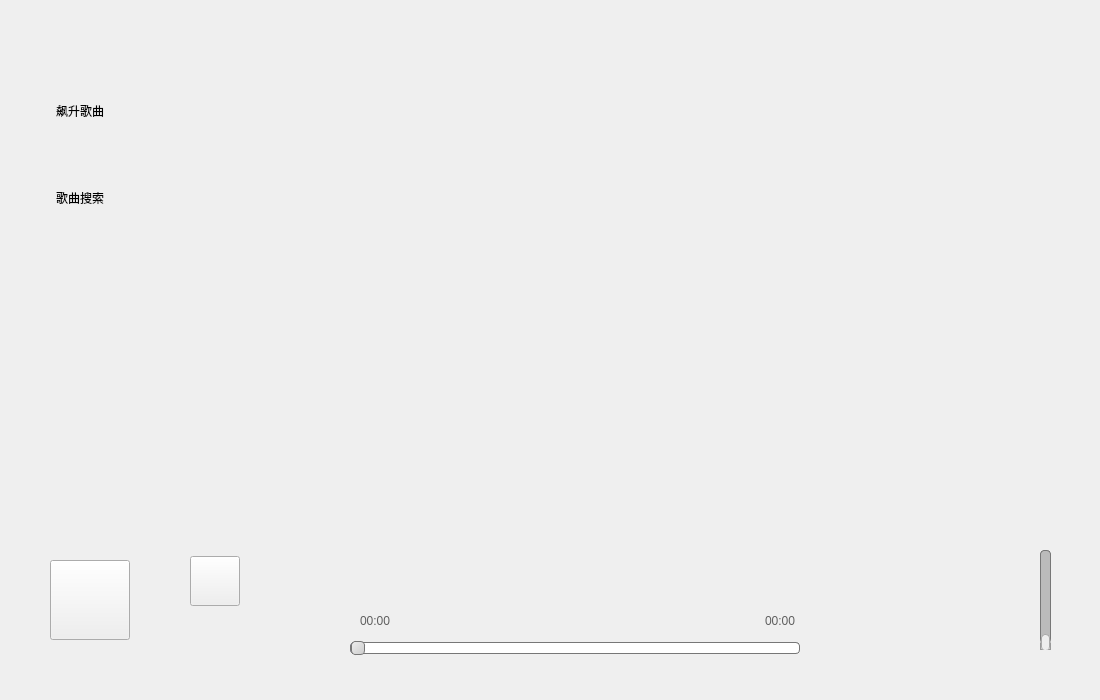
<?xml version="1.0" encoding="UTF-8"?>
<ui version="4.0">
 <class>Widget</class>
 <widget class="QWidget" name="Widget">
  <property name="geometry">
   <rect>
    <x>0</x>
    <y>0</y>
    <width>1100</width>
    <height>700</height>
   </rect>
  </property>
  <property name="minimumSize">
   <size>
    <width>1100</width>
    <height>700</height>
   </size>
  </property>
  <property name="maximumSize">
   <size>
    <width>1100</width>
    <height>700</height>
   </size>
  </property>
  <property name="windowTitle">
   <string>Widget</string>
  </property>
  <property name="styleSheet">
   <string notr="true"/>
  </property>
  <widget class="QPushButton" name="pushButton_8">
   <property name="geometry">
    <rect>
     <x>1050</x>
     <y>0</y>
     <width>50</width>
     <height>50</height>
    </rect>
   </property>
   <property name="minimumSize">
    <size>
     <width>50</width>
     <height>50</height>
    </size>
   </property>
   <property name="maximumSize">
    <size>
     <width>50</width>
     <height>50</height>
    </size>
   </property>
   <property name="toolTip">
    <string>&lt;html&gt;&lt;head/&gt;&lt;body&gt;&lt;p&gt;关闭&lt;/p&gt;&lt;/body&gt;&lt;/html&gt;</string>
   </property>
   <property name="styleSheet">
    <string notr="true">QPushButton:hover{
	
	
	image: url(:/close1);
}
*{
boder::none;
	image: url(:/close);
}

</string>
   </property>
   <property name="text">
    <string/>
   </property>
   <property name="flat">
    <bool>true</bool>
   </property>
  </widget>
  <widget class="QLabel" name="GIFlabel">
   <property name="geometry">
    <rect>
     <x>30</x>
     <y>340</y>
     <width>201</width>
     <height>201</height>
    </rect>
   </property>
   <property name="maximumSize">
    <size>
     <width>300</width>
     <height>300</height>
    </size>
   </property>
   <property name="text">
    <string/>
   </property>
  </widget>
  <widget class="QStackedWidget" name="stackedWidget">
   <property name="geometry">
    <rect>
     <x>140</x>
     <y>30</y>
     <width>941</width>
     <height>521</height>
    </rect>
   </property>
   <property name="currentIndex">
    <number>2</number>
   </property>
   <widget class="QWidget" name="page">
    <widget class="QTableWidget" name="tableWidget">
     <property name="geometry">
      <rect>
       <x>20</x>
       <y>60</y>
       <width>901</width>
       <height>461</height>
      </rect>
     </property>
     <property name="styleSheet">
      <string notr="true">QTableView{
	background:transparent;
	border:1px solid A7 A7 A7;
	border-radius:10px;
	font-size:20px;
	font-family:'黑体';
}
 QTableWidget QTableCornerButton::section{
	background:transparent;
}
 QHeaderView{
background:transparent;
	border-radius:10px;
	height:35;
	font-size:20px;
	font-family:'黑体'
}
QHeaderView::section{
background:transparent;
	padding:5px 10px 5px 10px;
	border-radius:10px
}

</string>
     </property>
     <column>
      <property name="text">
       <string/>
      </property>
     </column>
     <column>
      <property name="text">
       <string>歌名</string>
      </property>
     </column>
     <column>
      <property name="text">
       <string>歌手</string>
      </property>
      <property name="font">
       <font>
        <pointsize>8</pointsize>
       </font>
      </property>
      <property name="background">
       <color>
        <red>104</red>
        <green>104</green>
        <blue>104</blue>
       </color>
      </property>
     </column>
     <column>
      <property name="text">
       <string>时长</string>
      </property>
      <property name="font">
       <font>
        <pointsize>8</pointsize>
       </font>
      </property>
      <property name="background">
       <color>
        <red>117</red>
        <green>117</green>
        <blue>117</blue>
       </color>
      </property>
     </column>
     <column>
      <property name="text">
       <string/>
      </property>
     </column>
    </widget>
    <widget class="QWidget" name="horizontalLayoutWidget">
     <property name="geometry">
      <rect>
       <x>19</x>
       <y>0</y>
       <width>541</width>
       <height>51</height>
      </rect>
     </property>
     <layout class="QHBoxLayout" name="horizontalLayout_3">
      <item>
       <spacer name="horizontalSpacer_2">
        <property name="orientation">
         <enum>Qt::Horizontal</enum>
        </property>
        <property name="sizeHint" stdset="0">
         <size>
          <width>40</width>
          <height>20</height>
         </size>
        </property>
       </spacer>
      </item>
      <item>
       <widget class="QLineEdit" name="lineEdit">
        <property name="minimumSize">
         <size>
          <width>0</width>
          <height>30</height>
         </size>
        </property>
        <property name="maximumSize">
         <size>
          <width>16777215</width>
          <height>30</height>
         </size>
        </property>
        <property name="styleSheet">
         <string notr="true">QLineEdit{
border-width:1px;
border-radius:4px;
font-size:12px;
color:black;
border:1px solid gray;
padding-right: 100px;
}

 QLineEdit:hover{
border-width:1px;
border-radius:4px;
font-size:12px;
color:black;
border:1px solid rgb(70,200,50);

}

</string>
        </property>
       </widget>
      </item>
      <item>
       <widget class="QPushButton" name="search">
        <property name="minimumSize">
         <size>
          <width>40</width>
          <height>40</height>
         </size>
        </property>
        <property name="maximumSize">
         <size>
          <width>40</width>
          <height>40</height>
         </size>
        </property>
        <property name="styleSheet">
         <string notr="true">
/**正常情况下样式**/
QPushButton{
	font: 16pt &quot;华文琥珀&quot;;
    color: #2f3640;
    border-color: #2f3640;
    border-radius: 15px;

    padding: 5px;
	image: url(:/image_/search.png);
}

/**鼠标停留在按钮上的样式**/
QPushButton::hover{	
    color: #FFFFFF;
    background-color: #718093;
    border-color: #2f3640;
}

/**鼠标按压下去的样式**/
QPushButton::pressed,QPushButton::checked{
    color: #FFFFFF;
    background-color: qlineargradient(spread:pad, x1:0, y1:0, x2:0, y2:1, stop:0 #273c75, stop:1 #487eb0);
}

/**按钮失能情况下样式**/
QPushButton::disabled{
    color: #FFFFFF;
    background-color: #dcdde1;
    border-color: #dcdde1;
}
</string>
        </property>
        <property name="text">
         <string/>
        </property>
       </widget>
      </item>
      <item>
       <spacer name="horizontalSpacer_3">
        <property name="orientation">
         <enum>Qt::Horizontal</enum>
        </property>
        <property name="sizeHint" stdset="0">
         <size>
          <width>40</width>
          <height>20</height>
         </size>
        </property>
       </spacer>
      </item>
     </layout>
    </widget>
    <widget class="QLabel" name="wavelabel">
     <property name="geometry">
      <rect>
       <x>80</x>
       <y>260</y>
       <width>551</width>
       <height>231</height>
      </rect>
     </property>
     <property name="text">
      <string/>
     </property>
    </widget>
    <zorder>wavelabel</zorder>
    <zorder>tableWidget</zorder>
    <zorder>horizontalLayoutWidget</zorder>
   </widget>
   <widget class="QWidget" name="page_2">
    <widget class="QListWidget" name="listWidget">
     <property name="geometry">
      <rect>
       <x>160</x>
       <y>40</y>
       <width>681</width>
       <height>371</height>
      </rect>
     </property>
     <property name="styleSheet">
      <string notr="true">QListWidget{
	background:transparent;border:1px
}

QListWidget::item{
	padding-top:24px;
	color:rgba(121,112,52,1);
   	margin-left:40px;
}
QListWidget::item:hover{
	background-color:transparent;
	border-bottom:1px solid rgb(121,112,52);
}
QListWidget::item:selected
{
    border-bottom:1px solid rgb(121,112,52);
    padding:0px;
    margin:0px;
    color:red;
}
QListWidget::item:selected:!active
{
    border-width:0px;
}
*{
	
	font: 700 12pt &quot;Microsoft YaHei UI&quot;;
}

QScrollBar:vertical {
    background-color: #F0F0F0;
    width: 15px;
}

QScrollBar::handle:vertical {
    background-color: #C0C0C0;
    min-height: 20px;
}

QScrollBar::add-line:vertical, QScrollBar::sub-line:vertical {
    border: none;
    background: none;
}


</string>
     </property>
    </widget>
   </widget>
   <widget class="QWidget" name="page_3">
    <widget class="QLabel" name="textlabel1">
     <property name="geometry">
      <rect>
       <x>90</x>
       <y>70</y>
       <width>851</width>
       <height>61</height>
      </rect>
     </property>
     <property name="styleSheet">
      <string notr="true">color: rgb(0, 85, 0);</string>
     </property>
     <property name="text">
      <string/>
     </property>
    </widget>
    <widget class="QLabel" name="textlabel2">
     <property name="geometry">
      <rect>
       <x>10</x>
       <y>190</y>
       <width>901</width>
       <height>61</height>
      </rect>
     </property>
     <property name="styleSheet">
      <string notr="true">color: rgb(85, 255, 0);
</string>
     </property>
     <property name="text">
      <string/>
     </property>
    </widget>
    <widget class="QLabel" name="textlabel3">
     <property name="geometry">
      <rect>
       <x>100</x>
       <y>280</y>
       <width>651</width>
       <height>61</height>
      </rect>
     </property>
     <property name="styleSheet">
      <string notr="true">color: rgb(0, 85, 0);</string>
     </property>
     <property name="text">
      <string/>
     </property>
    </widget>
    <zorder>textlabel2</zorder>
    <zorder>textlabel1</zorder>
    <zorder>textlabel3</zorder>
   </widget>
   <widget class="QWidget" name="page_4">
    <widget class="QLabel" name="Soaring_cover">
     <property name="geometry">
      <rect>
       <x>340</x>
       <y>40</y>
       <width>250</width>
       <height>250</height>
      </rect>
     </property>
     <property name="minimumSize">
      <size>
       <width>250</width>
       <height>250</height>
      </size>
     </property>
     <property name="maximumSize">
      <size>
       <width>250</width>
       <height>250</height>
      </size>
     </property>
     <property name="text">
      <string/>
     </property>
    </widget>
    <widget class="label_scroll" name="Soaring_song_name">
     <property name="geometry">
      <rect>
       <x>370</x>
       <y>370</y>
       <width>241</width>
       <height>51</height>
      </rect>
     </property>
     <property name="styleSheet">
      <string notr="true">font: 700 18pt &quot;Microsoft YaHei UI&quot;;</string>
     </property>
     <property name="text">
      <string>songName</string>
     </property>
    </widget>
    <widget class="QPushButton" name="fresh">
     <property name="geometry">
      <rect>
       <x>60</x>
       <y>20</y>
       <width>61</width>
       <height>41</height>
      </rect>
     </property>
     <property name="styleSheet">
      <string notr="true">image: url(:/image_/redo.png);</string>
     </property>
     <property name="text">
      <string/>
     </property>
     <property name="flat">
      <bool>true</bool>
     </property>
    </widget>
    <widget class="QLabel" name="Soaring_cover_2">
     <property name="geometry">
      <rect>
       <x>540</x>
       <y>90</y>
       <width>250</width>
       <height>250</height>
      </rect>
     </property>
     <property name="minimumSize">
      <size>
       <width>250</width>
       <height>250</height>
      </size>
     </property>
     <property name="maximumSize">
      <size>
       <width>250</width>
       <height>250</height>
      </size>
     </property>
     <property name="text">
      <string/>
     </property>
    </widget>
    <widget class="QLabel" name="Soaring_cover_1">
     <property name="geometry">
      <rect>
       <x>120</x>
       <y>90</y>
       <width>250</width>
       <height>250</height>
      </rect>
     </property>
     <property name="minimumSize">
      <size>
       <width>250</width>
       <height>250</height>
      </size>
     </property>
     <property name="maximumSize">
      <size>
       <width>250</width>
       <height>250</height>
      </size>
     </property>
     <property name="text">
      <string/>
     </property>
    </widget>
    <widget class="QPushButton" name="star">
     <property name="geometry">
      <rect>
       <x>350</x>
       <y>227</y>
       <width>41</width>
       <height>41</height>
      </rect>
     </property>
     <property name="styleSheet">
      <string notr="true">image: url(:/pause);</string>
     </property>
     <property name="text">
      <string/>
     </property>
     <property name="flat">
      <bool>true</bool>
     </property>
    </widget>
    <zorder>Soaring_song_name</zorder>
    <zorder>fresh</zorder>
    <zorder>Soaring_cover_2</zorder>
    <zorder>Soaring_cover_1</zorder>
    <zorder>Soaring_cover</zorder>
    <zorder>star</zorder>
   </widget>
  </widget>
  <widget class="QSlider" name="volumeSlider">
   <property name="enabled">
    <bool>true</bool>
   </property>
   <property name="geometry">
    <rect>
     <x>1040</x>
     <y>550</y>
     <width>11</width>
     <height>100</height>
    </rect>
   </property>
   <property name="minimumSize">
    <size>
     <width>0</width>
     <height>100</height>
    </size>
   </property>
   <property name="maximumSize">
    <size>
     <width>16777215</width>
     <height>100</height>
    </size>
   </property>
   <property name="styleSheet">
    <string notr="true">QSlider::groove:vertiacl {
    border: 1px solid #bbb;
    background: white;
    border-radius: 4px;
}

QSlider::sub-page:vertiacl {
    background: qlineargradient(x1: 0, y1: 0, x2: 0, y2: 1, stop: 0 #66e, stop: 1 #bbf);
    
    border: 1px solid #777;
    height: 10px;
    border-radius: 4px;
}

QSlider::add-page:vertiacl {
    background: #fff;
    border: 1px solid #777;
    height: 15px;
    border-radius: 4px;
}

QSlider::handle:vertiacl {
    background: qlineargradient(x1:0, y1:0, x2:1, y2:1, stop:0 #eee, stop:1 #ccc);
    border: 1px solid #777;
    height: 15px;
    margin-top: -2px;
    margin-bottom: -2px;
    border-radius: 4px;
}

QSlider::handle:vertiacl:hover {
    background: qlineargradient(x1:0, y1:0, x2:1, y2:1, stop:0 #fff, stop:1 #ddd);
    border: 1px solid #444;
    border-radius: 4px;
}

QSlider::sub-page:vertiacl:disabled {
    background: #bbb;
}

QSlider::add-page:vertiacl:disabled {
    background: #eee;
    border-color: #999;
}

QSlider::handle:vertiacl:disabled {
    background: #eee;
    border: 1px solid #aaa;
    border-radius: 4px;
}
</string>
   </property>
   <property name="orientation">
    <enum>Qt::Vertical</enum>
   </property>
  </widget>
  <widget class="QWidget" name="widget" native="true">
   <property name="geometry">
    <rect>
     <x>190</x>
     <y>550</y>
     <width>787</width>
     <height>62</height>
    </rect>
   </property>
   <property name="styleSheet">
    <string notr="true"/>
   </property>
   <layout class="QHBoxLayout" name="horizontalLayout">
    <item>
     <widget class="QPushButton" name="pushButton_9">
      <property name="minimumSize">
       <size>
        <width>50</width>
        <height>50</height>
       </size>
      </property>
      <property name="maximumSize">
       <size>
        <width>50</width>
        <height>50</height>
       </size>
      </property>
      <property name="styleSheet">
       <string notr="true">QPushButton:hover{
		
	border-image: url(:/image_/music-rhythm (1).png);
}
*{border-image: url(:/image_/music-rhythm.png);}</string>
      </property>
      <property name="text">
       <string/>
      </property>
     </widget>
    </item>
    <item>
     <spacer name="horizontalSpacer_7">
      <property name="orientation">
       <enum>Qt::Horizontal</enum>
      </property>
      <property name="sizeHint" stdset="0">
       <size>
        <width>40</width>
        <height>20</height>
       </size>
      </property>
     </spacer>
    </item>
    <item>
     <widget class="QPushButton" name="pushButton">
      <property name="minimumSize">
       <size>
        <width>50</width>
        <height>50</height>
       </size>
      </property>
      <property name="maximumSize">
       <size>
        <width>50</width>
        <height>50</height>
       </size>
      </property>
      <property name="toolTip">
       <string>&lt;html&gt;&lt;head/&gt;&lt;body&gt;&lt;p&gt;添加文件&lt;/p&gt;&lt;/body&gt;&lt;/html&gt;</string>
      </property>
      <property name="styleSheet">
       <string notr="true">QPushButton:hover{
	background: transparent;

	image: url(:/image_/audio-file (1).png);
}
*{
background: transparent;
	image: url(:/image_/audio-file.png);
}
</string>
      </property>
      <property name="text">
       <string/>
      </property>
      <property name="flat">
       <bool>true</bool>
      </property>
     </widget>
    </item>
    <item>
     <widget class="QPushButton" name="pushButton_7">
      <property name="minimumSize">
       <size>
        <width>50</width>
        <height>50</height>
       </size>
      </property>
      <property name="maximumSize">
       <size>
        <width>50</width>
        <height>50</height>
       </size>
      </property>
      <property name="styleSheet">
       <string notr="true">color: rgb(0, 255, 0);
image: url(:/image_/play-order.png);</string>
      </property>
      <property name="text">
       <string/>
      </property>
      <property name="flat">
       <bool>true</bool>
      </property>
     </widget>
    </item>
    <item>
     <spacer name="horizontalSpacer_5">
      <property name="orientation">
       <enum>Qt::Horizontal</enum>
      </property>
      <property name="sizeHint" stdset="0">
       <size>
        <width>40</width>
        <height>20</height>
       </size>
      </property>
     </spacer>
    </item>
    <item>
     <widget class="QPushButton" name="pushButton_11">
      <property name="minimumSize">
       <size>
        <width>50</width>
        <height>50</height>
       </size>
      </property>
      <property name="maximumSize">
       <size>
        <width>50</width>
        <height>50</height>
       </size>
      </property>
      <property name="toolTip">
       <string>&lt;html&gt;&lt;head/&gt;&lt;body&gt;&lt;p&gt;上一首&lt;/p&gt;&lt;/body&gt;&lt;/html&gt;</string>
      </property>
      <property name="styleSheet">
       <string notr="true">QPushButton:hover{
	
	
	
	image: url(:/image_/left (1).png);
}
*{
	image: url(:/image_/left (2).png);
}</string>
      </property>
      <property name="text">
       <string/>
      </property>
      <property name="flat">
       <bool>true</bool>
      </property>
     </widget>
    </item>
    <item>
     <widget class="QPushButton" name="pushButton_2">
      <property name="minimumSize">
       <size>
        <width>50</width>
        <height>50</height>
       </size>
      </property>
      <property name="maximumSize">
       <size>
        <width>50</width>
        <height>50</height>
       </size>
      </property>
      <property name="toolTip">
       <string>&lt;html&gt;&lt;head/&gt;&lt;body&gt;&lt;p&gt;暂停/播放&lt;/p&gt;&lt;/body&gt;&lt;/html&gt;</string>
      </property>
      <property name="styleSheet">
       <string notr="true">
QPushButton:hover{
	
	image: url(:/image_/pause1.png);
}
*{
	image: url(:/pause);
background: transparent
}
</string>
      </property>
      <property name="text">
       <string/>
      </property>
      <property name="flat">
       <bool>true</bool>
      </property>
     </widget>
    </item>
    <item>
     <widget class="QPushButton" name="pushButton_5">
      <property name="minimumSize">
       <size>
        <width>50</width>
        <height>50</height>
       </size>
      </property>
      <property name="maximumSize">
       <size>
        <width>50</width>
        <height>50</height>
       </size>
      </property>
      <property name="toolTip">
       <string>&lt;html&gt;&lt;head/&gt;&lt;body&gt;&lt;p&gt;下一首&lt;/p&gt;&lt;/body&gt;&lt;/html&gt;</string>
      </property>
      <property name="styleSheet">
       <string notr="true">QPushButton:hover{
	
	image: url(:/image_/right (1).png);
}
*{
	image: url(:/image_/right (2).png);
}</string>
      </property>
      <property name="text">
       <string/>
      </property>
      <property name="flat">
       <bool>true</bool>
      </property>
     </widget>
    </item>
    <item>
     <spacer name="horizontalSpacer_4">
      <property name="orientation">
       <enum>Qt::Horizontal</enum>
      </property>
      <property name="sizeHint" stdset="0">
       <size>
        <width>40</width>
        <height>20</height>
       </size>
      </property>
     </spacer>
    </item>
    <item>
     <widget class="QPushButton" name="pushButton_3">
      <property name="minimumSize">
       <size>
        <width>50</width>
        <height>50</height>
       </size>
      </property>
      <property name="maximumSize">
       <size>
        <width>50</width>
        <height>50</height>
       </size>
      </property>
      <property name="toolTip">
       <string/>
      </property>
      <property name="styleSheet">
       <string notr="true">QPushButton:hover{
	
	image: url(:/image_/_volume-notice (1).png);
}
*{
image: url(:/sound);

}</string>
      </property>
      <property name="text">
       <string/>
      </property>
      <property name="flat">
       <bool>true</bool>
      </property>
     </widget>
    </item>
    <item>
     <widget class="QPushButton" name="pushButton_6">
      <property name="minimumSize">
       <size>
        <width>50</width>
        <height>50</height>
       </size>
      </property>
      <property name="maximumSize">
       <size>
        <width>50</width>
        <height>50</height>
       </size>
      </property>
      <property name="toolTip">
       <string>&lt;html&gt;&lt;head/&gt;&lt;body&gt;&lt;p&gt;音量&lt;/p&gt;&lt;/body&gt;&lt;/html&gt;</string>
      </property>
      <property name="whatsThis">
       <string>&lt;html&gt;&lt;head/&gt;&lt;body&gt;&lt;p&gt;音量&lt;/p&gt;&lt;/body&gt;&lt;/html&gt;</string>
      </property>
      <property name="styleSheet">
       <string notr="true">QPushButton:hover{
		
	image: url(:/image_/speaker-one (1).png);
}
*{
image: url(:/image_/speaker-one.png);
}</string>
      </property>
      <property name="text">
       <string/>
      </property>
      <property name="flat">
       <bool>true</bool>
      </property>
     </widget>
    </item>
    <item>
     <spacer name="horizontalSpacer_6">
      <property name="orientation">
       <enum>Qt::Horizontal</enum>
      </property>
      <property name="sizeHint" stdset="0">
       <size>
        <width>40</width>
        <height>20</height>
       </size>
      </property>
     </spacer>
    </item>
    <item>
     <widget class="QPushButton" name="List_of_lyrics">
      <property name="minimumSize">
       <size>
        <width>50</width>
        <height>50</height>
       </size>
      </property>
      <property name="maximumSize">
       <size>
        <width>50</width>
        <height>50</height>
       </size>
      </property>
      <property name="whatsThis">
       <string>&lt;html&gt;&lt;head/&gt;&lt;body&gt;&lt;p&gt;歌词列表&lt;/p&gt;&lt;/body&gt;&lt;/html&gt;</string>
      </property>
      <property name="styleSheet">
       <string notr="true">
QPushButton:hover{
	image: url(:/image_/music-list (1).png);
}
*{
	image: url(:/image_/music-list.png);

}</string>
      </property>
      <property name="text">
       <string/>
      </property>
      <property name="flat">
       <bool>true</bool>
      </property>
     </widget>
    </item>
   </layout>
   <zorder>pushButton</zorder>
   <zorder>pushButton_2</zorder>
   <zorder>pushButton_5</zorder>
   <zorder>pushButton_3</zorder>
   <zorder>pushButton_11</zorder>
   <zorder>pushButton_6</zorder>
   <zorder>pushButton_7</zorder>
   <zorder>pushButton_9</zorder>
   <zorder>List_of_lyrics</zorder>
   <zorder>horizontalSpacer_4</zorder>
   <zorder>horizontalSpacer_5</zorder>
   <zorder>horizontalSpacer_6</zorder>
   <zorder>horizontalSpacer_7</zorder>
  </widget>
  <widget class="QWidget" name="layoutWidget">
   <property name="geometry">
    <rect>
     <x>360</x>
     <y>610</y>
     <width>440</width>
     <height>22</height>
    </rect>
   </property>
   <layout class="QHBoxLayout" name="horizontalLayout_2">
    <item>
     <widget class="QLabel" name="currenttime">
      <property name="minimumSize">
       <size>
        <width>35</width>
        <height>0</height>
       </size>
      </property>
      <property name="maximumSize">
       <size>
        <width>35</width>
        <height>16777215</height>
       </size>
      </property>
      <property name="styleSheet">
       <string notr="true">color: rgb(95, 95, 95);</string>
      </property>
      <property name="text">
       <string>00:00</string>
      </property>
     </widget>
    </item>
    <item>
     <spacer name="horizontalSpacer">
      <property name="orientation">
       <enum>Qt::Horizontal</enum>
      </property>
      <property name="sizeType">
       <enum>QSizePolicy::Expanding</enum>
      </property>
      <property name="sizeHint" stdset="0">
       <size>
        <width>300</width>
        <height>20</height>
       </size>
      </property>
     </spacer>
    </item>
    <item>
     <widget class="QLabel" name="totaltime">
      <property name="minimumSize">
       <size>
        <width>35</width>
        <height>0</height>
       </size>
      </property>
      <property name="maximumSize">
       <size>
        <width>35</width>
        <height>16777215</height>
       </size>
      </property>
      <property name="styleSheet">
       <string notr="true">color: rgb(95, 95, 95);</string>
      </property>
      <property name="text">
       <string>00:00</string>
      </property>
     </widget>
    </item>
   </layout>
  </widget>
  <widget class="QSlider" name="currentSlider">
   <property name="geometry">
    <rect>
     <x>350</x>
     <y>640</y>
     <width>450</width>
     <height>16</height>
    </rect>
   </property>
   <property name="minimumSize">
    <size>
     <width>450</width>
     <height>0</height>
    </size>
   </property>
   <property name="maximumSize">
    <size>
     <width>450</width>
     <height>16777215</height>
    </size>
   </property>
   <property name="styleSheet">
    <string notr="true">QSlider::groove:horizontal {
    border: 1px solid #bbb;
    background: white;
    height: 10px;
    border-radius: 4px;
}

QSlider::sub-page:horizontal {
    background: qlineargradient(x1: 0, y1: 0, x2: 0, y2: 1, stop: 0 #66e, stop: 1 #bbf);
    border: 1px solid #777;
    height: 10px;
    border-radius: 4px;
}

QSlider::add-page:horizontal {
    background: #fff;
    border: 1px solid #777;
    height: 10px;
    border-radius: 4px;
}

QSlider::handle:horizontal {
    background: qlineargradient(x1:0, y1:0, x2:1, y2:1, stop:0 #eee, stop:1 #ccc);
    border: 1px solid #777;
    width: 12px;
    margin-top: -2px;
    margin-bottom: -2px;
    border-radius: 4px;
}

QSlider::handle:horizontal:hover {
    background: qlineargradient(x1:0, y1:0, x2:1, y2:1, stop:0 #fff, stop:1 #ddd);
    border: 1px solid #444;
    border-radius: 4px;
}

QSlider::sub-page:horizontal:disabled {
    background: #bbb;
}

QSlider::add-page:horizontal:disabled {
    background: #eee;
    border-color: #999;
}

QSlider::handle:horizontal:disabled {
    background: #eee;
    border: 1px solid #aaa;
    border-radius: 4px;
}
</string>
   </property>
   <property name="orientation">
    <enum>Qt::Horizontal</enum>
   </property>
  </widget>
  <widget class="QPushButton" name="pushButton_10">
   <property name="geometry">
    <rect>
     <x>1000</x>
     <y>0</y>
     <width>50</width>
     <height>50</height>
    </rect>
   </property>
   <property name="minimumSize">
    <size>
     <width>50</width>
     <height>50</height>
    </size>
   </property>
   <property name="maximumSize">
    <size>
     <width>50</width>
     <height>50</height>
    </size>
   </property>
   <property name="toolTip">
    <string>&lt;html&gt;&lt;head/&gt;&lt;body&gt;&lt;p&gt;关闭&lt;/p&gt;&lt;/body&gt;&lt;/html&gt;</string>
   </property>
   <property name="whatsThis">
    <string>&lt;html&gt;&lt;head/&gt;&lt;body&gt;&lt;p&gt;最小化&lt;/p&gt;&lt;/body&gt;&lt;/html&gt;</string>
   </property>
   <property name="styleSheet">
    <string notr="true">QPushButton:hover{
	image: url(:/image_/min1.png);
}
*{
boder::none;
	
	image: url(:/image_/min.png);
}

</string>
   </property>
   <property name="text">
    <string/>
   </property>
   <property name="flat">
    <bool>true</bool>
   </property>
  </widget>
  <widget class="QLabel" name="backGround">
   <property name="geometry">
    <rect>
     <x>0</x>
     <y>0</y>
     <width>1100</width>
     <height>700</height>
    </rect>
   </property>
   <property name="minimumSize">
    <size>
     <width>1100</width>
     <height>700</height>
    </size>
   </property>
   <property name="maximumSize">
    <size>
     <width>1100</width>
     <height>700</height>
    </size>
   </property>
   <property name="styleSheet">
    <string notr="true">QLable{

border:2px groove gray;
 border-radius:15px;
 padding:2px 4px;
}
</string>
   </property>
   <property name="text">
    <string/>
   </property>
  </widget>
  <widget class="QWidget" name="verticalLayoutWidget">
   <property name="geometry">
    <rect>
     <x>20</x>
     <y>60</y>
     <width>131</width>
     <height>191</height>
    </rect>
   </property>
   <layout class="QVBoxLayout" name="verticalLayout">
    <item>
     <widget class="QPushButton" name="Song_Search_2">
      <property name="minimumSize">
       <size>
        <width>120</width>
        <height>60</height>
       </size>
      </property>
      <property name="maximumSize">
       <size>
        <width>120</width>
        <height>60</height>
       </size>
      </property>
      <property name="styleSheet">
       <string notr="true">*{
font: 16pt &quot;华文琥珀&quot;;


}
/**鼠标停留在按钮上的样式**/
QPushButton::hover{	
    color: #FFFFFF;
    background-color: #718093;
    border-color: #2f3640;
border: 2px solid #555;
}

/**鼠标按压下去的样式**/
QPushButton::pressed,QPushButton::checked{
    color: #FFFFFF;
    background-color: qlineargradient(spread:pad, x1:0, y1:0, x2:0, y2:1, stop:0 #273c75, stop:1 #487eb0);
border: 2px solid #555;
}</string>
      </property>
      <property name="text">
       <string>飙升歌曲</string>
      </property>
      <property name="flat">
       <bool>true</bool>
      </property>
     </widget>
    </item>
    <item>
     <widget class="QPushButton" name="Song_Search">
      <property name="minimumSize">
       <size>
        <width>120</width>
        <height>60</height>
       </size>
      </property>
      <property name="maximumSize">
       <size>
        <width>120</width>
        <height>60</height>
       </size>
      </property>
      <property name="styleSheet">
       <string notr="true">*{
font: 16pt &quot;华文琥珀&quot;;


}
/**鼠标停留在按钮上的样式**/
QPushButton::hover{	
    color: #FFFFFF;
    background-color: #718093;
    border-color: #2f3640;
border: 2px solid #555;
}

/**鼠标按压下去的样式**/
QPushButton::pressed,QPushButton::checked{
    color: #FFFFFF;
    background-color: qlineargradient(spread:pad, x1:0, y1:0, x2:0, y2:1, stop:0 #273c75, stop:1 #487eb0);
border: 2px solid #555;
}</string>
      </property>
      <property name="text">
       <string>歌曲搜索</string>
      </property>
      <property name="flat">
       <bool>true</bool>
      </property>
     </widget>
    </item>
   </layout>
  </widget>
  <widget class="QPushButton" name="lyrics_view">
   <property name="geometry">
    <rect>
     <x>50</x>
     <y>560</y>
     <width>80</width>
     <height>80</height>
    </rect>
   </property>
   <property name="minimumSize">
    <size>
     <width>80</width>
     <height>80</height>
    </size>
   </property>
   <property name="maximumSize">
    <size>
     <width>80</width>
     <height>80</height>
    </size>
   </property>
   <property name="styleSheet">
    <string notr="true">QPushButton{
    image: url(:/image_/picture.png);

}

QPushButton:hover{
	background-color: qconicalgradient(cx:0, cy:0, angle:135, stop:0 rgba(255, 255, 0, 69), stop:0.375 rgba(255, 255, 0, 69), stop:0.423533 rgba(251, 255, 0, 145), stop:0.45 rgba(247, 255, 0, 208), stop:0.477581 rgba(255, 244, 71, 130), stop:0.518717 rgba(255, 218, 71, 130), stop:0.55 rgba(255, 255, 0, 255), stop:0.57754 rgba(255, 203, 0, 130), stop:0.625 rgba(255, 255, 0, 69), stop:1 rgba(255, 255, 0, 69));
}


</string>
   </property>
   <property name="text">
    <string/>
   </property>
   <property name="flat">
    <bool>false</bool>
   </property>
  </widget>
  <widget class="label_scroll" name="songname">
   <property name="geometry">
    <rect>
     <x>170</x>
     <y>610</y>
     <width>170</width>
     <height>50</height>
    </rect>
   </property>
   <property name="sizePolicy">
    <sizepolicy hsizetype="Preferred" vsizetype="Preferred">
     <horstretch>50</horstretch>
     <verstretch>50</verstretch>
    </sizepolicy>
   </property>
   <property name="minimumSize">
    <size>
     <width>170</width>
     <height>50</height>
    </size>
   </property>
   <property name="maximumSize">
    <size>
     <width>170</width>
     <height>50</height>
    </size>
   </property>
   <property name="styleSheet">
    <string notr="true">font: 700 16pt &quot;Microsoft YaHei UI&quot;;</string>
   </property>
   <property name="text">
    <string/>
   </property>
  </widget>
  <zorder>backGround</zorder>
  <zorder>GIFlabel</zorder>
  <zorder>stackedWidget</zorder>
  <zorder>volumeSlider</zorder>
  <zorder>widget</zorder>
  <zorder>layoutWidget</zorder>
  <zorder>currentSlider</zorder>
  <zorder>pushButton_10</zorder>
  <zorder>pushButton_8</zorder>
  <zorder>verticalLayoutWidget</zorder>
  <zorder>lyrics_view</zorder>
  <zorder>songname</zorder>
 </widget>
 <customwidgets>
  <customwidget>
   <class>label_scroll</class>
   <extends>QLabel</extends>
   <header>label_scroll.h</header>
  </customwidget>
 </customwidgets>
 <resources/>
 <connections/>
</ui>
